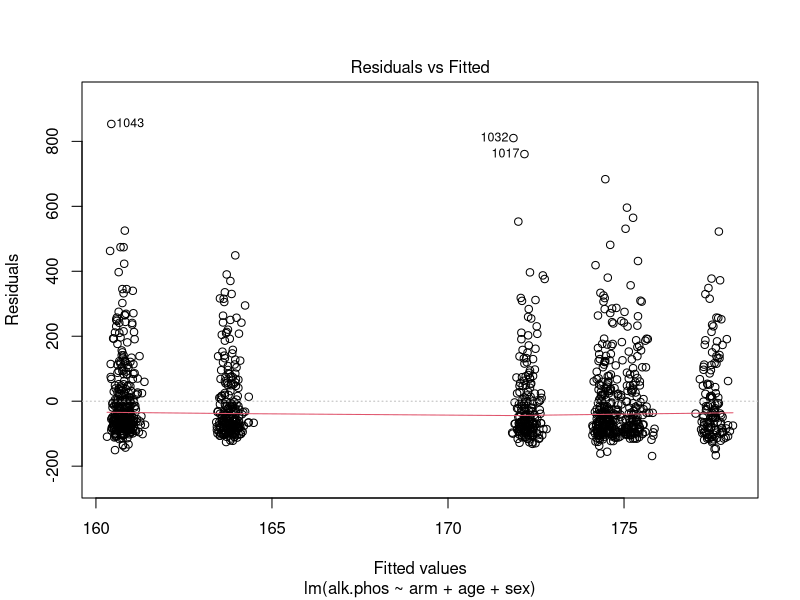
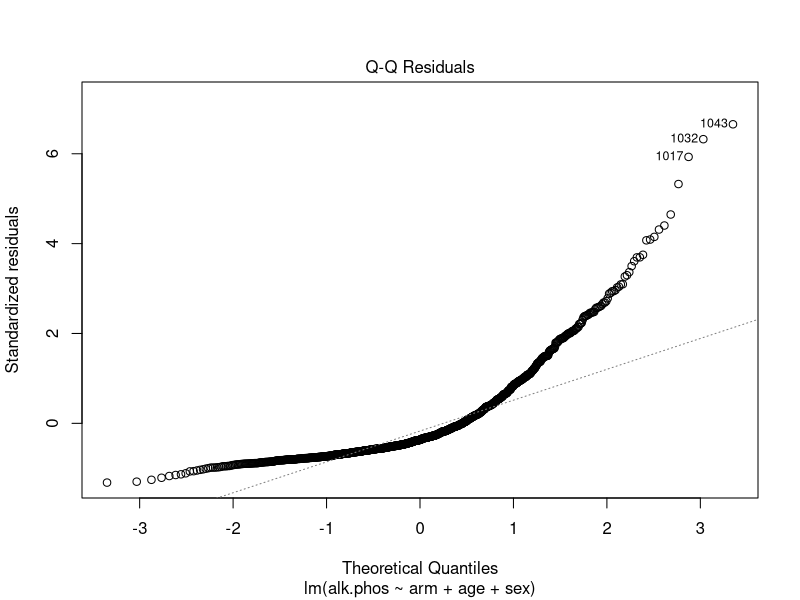
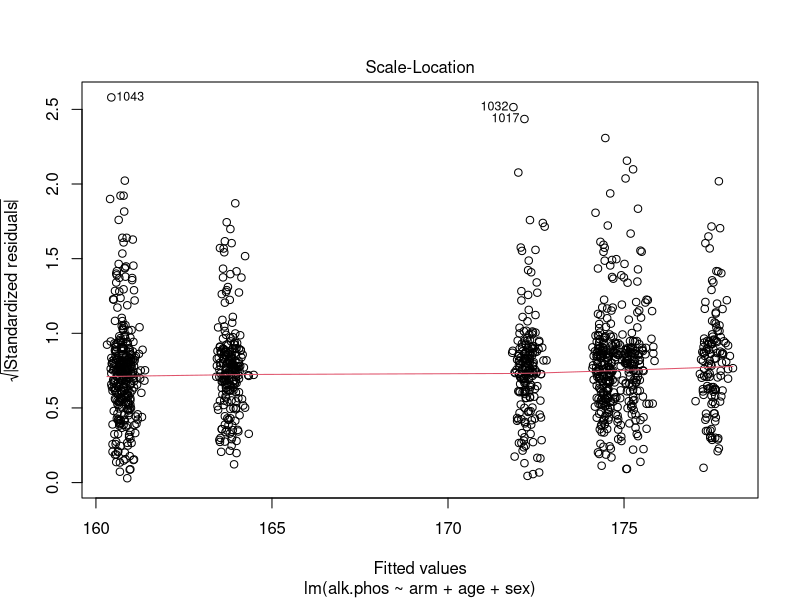
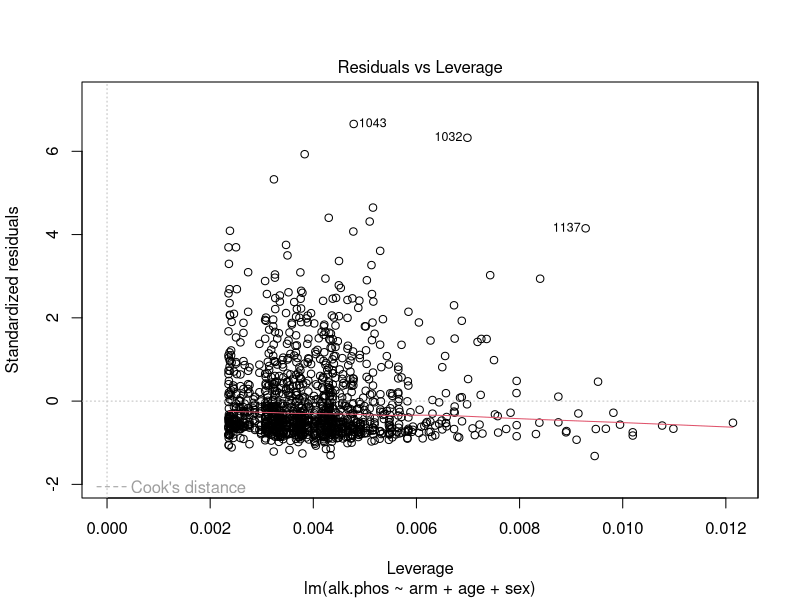
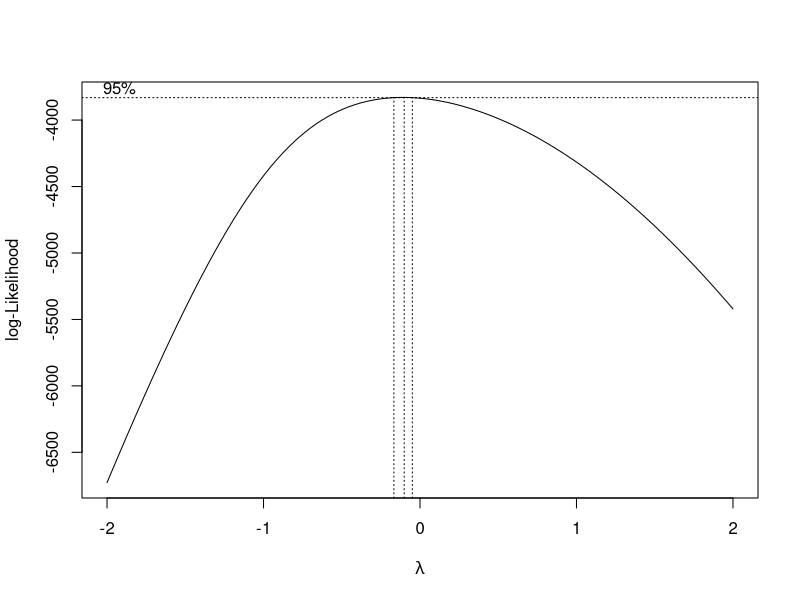
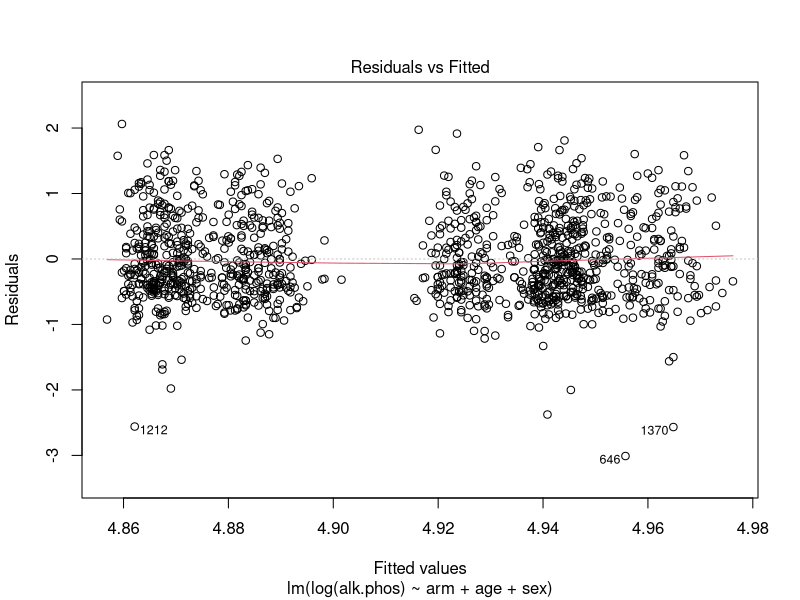
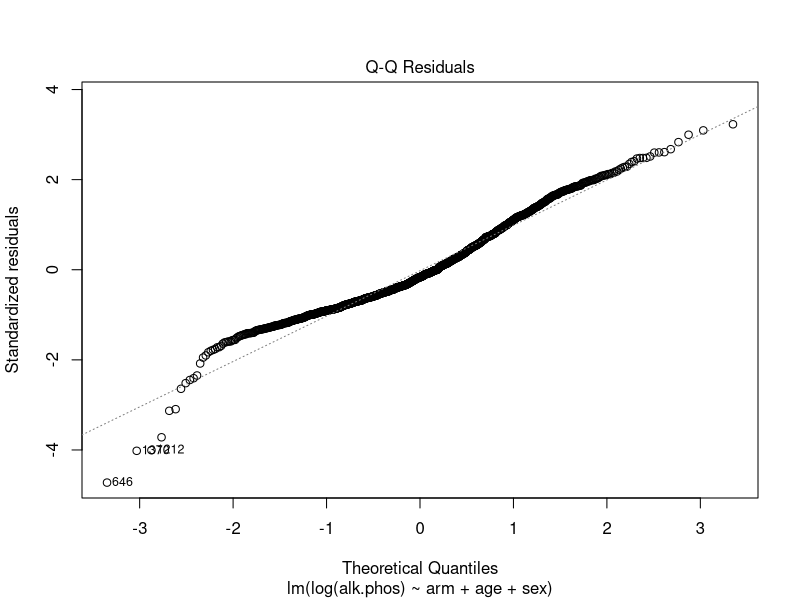
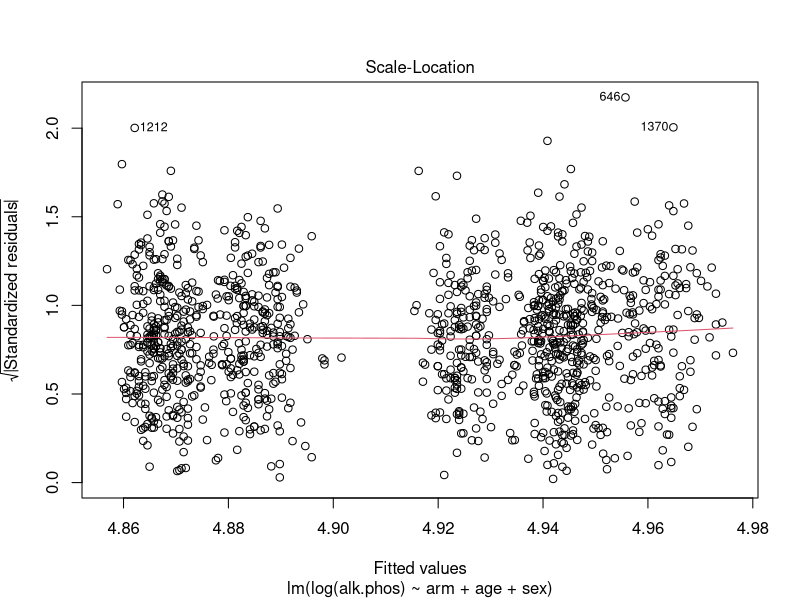

Generate these figures, in order, with R:
## ---- chunk 1
require(knitr)
require(broom)
require(gam)
require(MASS)
require(pROC)
require(rpart)
 
opts_chunk$set(comment = NA, echo=TRUE, prompt=TRUE, collapse=TRUE)

## ---- chunk 2
require(arsenal)
data(mockstudy) # load data
dim(mockstudy)  # look at how many subjects and variables are in the dataset 
# help(mockstudy) # learn more about the dataset and variables
str(mockstudy) # quick look at the data
## ---- chunk 3
tab1 <- modelsum(bmi ~ sex + age, data=mockstudy)
## ---- chunk 4
summary(tab1, text=TRUE)
## ---- chunk 5
summary(tab1)
## ---- chunk 6
as.data.frame(tab1)
## ---- chunk 7
tab2 <- modelsum(alk.phos ~ arm + ps + hgb, adjust= ~age + sex, data=mockstudy)
summary(tab2)
## ---- chunk 8
fit <- lm(alk.phos ~ arm + age + sex, data=mockstudy)
summary(fit)
plot(fit)
## ---- chunk 9
require(MASS)
boxcox(fit)
## ---- chunk 10
fit2 <- lm(log(alk.phos) ~ arm + age + sex, data=mockstudy)
summary(fit2)
plot(fit2)
## ---- chunk 11
require(gam)
fit3 <- lm(log(alk.phos) ~ arm + ns(age, df=2) + sex, data=mockstudy)

# test whether there is a difference between models 
stats::anova(fit2,fit3)

# look at functional form of age
termplot(fit3, term=2, se=T, rug=T)
## ---- chunk 12
tmp <- tidy(fit3) # coefficients, p-values
class(tmp)
tmp

glance(fit3)
## ---- chunk 13
ms.logy <- modelsum(log(alk.phos) ~ arm + ps + hgb, data=mockstudy, adjust= ~age + sex, 
                    family=gaussian,  
                    gaussian.stats=c("estimate","CI.lower.estimate","CI.upper.estimate","p.value"))
summary(ms.logy)
## ---- chunk 14
boxplot(age ~ mdquality.s, data=mockstudy, ylab=attr(mockstudy$age,'label'), xlab='mdquality.s')

fit <- glm(mdquality.s ~ age + sex, data=mockstudy, family=binomial)
summary(fit)

# create Odd's ratio w/ confidence intervals
tmp <- data.frame(summary(fit)$coef)
tmp

tmp$OR <- round(exp(tmp[,1]),2)
tmp$lower.CI <- round(exp(tmp[,1] - 1.96* tmp[,2]),2)
tmp$upper.CI <- round(exp(tmp[,1] + 1.96* tmp[,2]),2)
names(tmp)[4] <- 'P-value'

kable(tmp[,c('OR','lower.CI','upper.CI','P-value')])

# Assess the predictive ability of the model

# code using the pROC package
require(pROC)
pred <- predict(fit, type='response')
tmp <- pROC::roc(mockstudy$mdquality.s[!is.na(mockstudy$mdquality.s)]~ pred, plot=TRUE, percent=TRUE)
tmp$auc

## ---- chunk 15
tidy(fit, exp=T, conf.int=T) # coefficients, p-values, conf.intervals

glance(fit) # model summary statistics
## ---- chunk 16
summary(modelsum(mdquality.s ~ age + bmi, data=mockstudy, adjust=~sex, family=binomial))

fitall <- modelsum(mdquality.s ~ age, data=mockstudy, family=binomial,
                   binomial.stats=c("Nmiss2","OR","p.value"))
summary(fitall)
## ---- chunk 17
require(survival)

# multivariable model with all 3 terms
fit  <- coxph(Surv(fu.time, fu.stat) ~ age + sex + arm, data=mockstudy)
summary(fit)

# check proportional hazards assumption
fit.z <- cox.zph(fit)
fit.z
plot(fit.z[1], resid=FALSE) # makes for a cleaner picture in this case
abline(h=coef(fit)[1], col='red')

# check functional form for age using pspline (penalized spline)
# results are returned for the linear and non-linear components
fit2 <- coxph(Surv(fu.time, fu.stat) ~ pspline(age) + sex + arm, data=mockstudy)
fit2

# plot smoothed age to visualize why significant
termplot(fit2, se=T, terms=1)
abline(h=0)

# The c-statistic comes out in the summary of the fit
summary(fit2)$concordance

# It can also be calculated using the survConcordance function
survConcordance(Surv(fu.time, fu.stat) ~ predict(fit2), data=mockstudy)
## ---- chunk 18
tidy(fit) # coefficients, p-values

glance(fit) # model summary statistics
## ---- chunk 19
##Note: You must use quotes when specifying family="survival" 
##      family=survival will not work
summary(modelsum(Surv(fu.time, fu.stat) ~ arm, 
                 adjust=~age + sex, data=mockstudy, family="survival"))

##Note: the pspline term is not working yet
#summary(modelsum(Surv(fu.time, fu.stat) ~ arm, 
#                adjust=~pspline(age) + sex, data=mockstudy, family='survival'))
## ---- chunk 20
require(rpart) ##just to get access to solder dataset
data(solder)
hist(solder$skips)

fit <- glm(skips ~ Opening + Solder + Mask , data=solder, family=poisson)
stats::anova(fit, test='Chi')
summary(fit)
## ---- chunk 21
1-pchisq(fit$deviance, fit$df.residual)
## ---- chunk 22
fit2 <- glm(skips ~ Opening + Solder + Mask, data=solder, family=quasipoisson)
summary(fit2)
## ---- chunk 23
tidy(fit) # coefficients, p-values

glance(fit) # model summary statistics
## ---- chunk 24
summary(modelsum(skips~Opening + Solder + Mask, data=solder, family="quasipoisson"))
summary(modelsum(skips~Opening + Solder + Mask, data=solder, family="poisson"))
## ---- chunk 25
# add .01 to the follow-up time (.01*1 day) in order to keep everyone in the analysis
fit <- glm(fu.stat ~ offset(log(fu.time+.01)) + age + sex + arm, data=mockstudy, family=poisson)
summary(fit)
1-pchisq(fit$deviance, fit$df.residual)

coef(coxph(Surv(fu.time,fu.stat) ~ age + sex + arm, data=mockstudy))
coef(fit)[-1]

# results from the Poisson model can then be described as risk ratios (similar to the hazard ratio)
exp(coef(fit)[-1])

# As before, we can model the dispersion which alters the standard error
fit2 <- glm(fu.stat ~ offset(log(fu.time+.01)) + age + sex + arm, 
            data=mockstudy, family=quasipoisson)
summary(fit2)
## ---- chunk 26
tidy(fit) ##coefficients, p-values

glance(fit) ##model summary statistics
## ---- chunk 27
summary(modelsum(fu.stat ~ age, adjust=~offset(log(fu.time+.01))+ sex + arm, 
                 data=mockstudy, family=poisson))
                 
## ---- chunk 28
mycontrols  <- modelsum.control(gaussian.stats=c("estimate","std.error","adj.r.squared","Nmiss"),
                                show.adjust=FALSE, show.intercept=FALSE)                            
tab2 <- modelsum(bmi ~ age, adjust=~sex, data=mockstudy, control=mycontrols)
summary(tab2)
## ---- chunk 29
tab3 <- modelsum(bmi ~  age, adjust=~sex, data=mockstudy,
                 gaussian.stats=c("estimate","std.error","adj.r.squared","Nmiss"), 
                 show.intercept=FALSE, show.adjust=FALSE)
summary(tab3)
## ---- chunk 30
## Look at one variable's label
attr(mockstudy$age,'label')

## See all the variables with a label
unlist(lapply(mockstudy,'attr','label'))

## or
cbind(sapply(mockstudy,attr,'label'))
## ---- chunk 31
attr(mockstudy$age,'label')  <- 'Age, yrs'

tab1 <- modelsum(bmi ~  age, adjust=~sex, data=mockstudy)
summary(tab1)
## ---- chunk 32
labels(mockstudy)  <- c(age = 'Age, yrs')

tab1 <- modelsum(bmi ~  age, adjust=~sex, data=mockstudy)
summary(tab1)
## ---- chunk 33
mylabels <- list(sexFemale = "Female", age ="Age, yrs")
summary(tab1, labelTranslations = mylabels)
## ---- chunk 34
labels(tab1)
labels(tab1) <- c(sexFemale="Female", age="Baseline Age (yrs)")
labels(tab1)
## ---- chunk 35
summary(tab1)
## ---- chunk 36
summary(modelsum(age~mdquality.s+sex, data=mockstudy), show.intercept=FALSE)
## ---- chunk 37
summary(modelsum(mdquality.s ~ age + bmi, data=mockstudy, adjust=~sex, family=binomial),
        show.adjust=FALSE)  
## ---- chunk 38
# create a vector specifying the variable names
myvars <- names(mockstudy)

# select the 8th through the 12th
# paste them together, separated by the + sign
RHS <- paste(myvars[8:12], collapse="+")
RHS

# create a formula using the as.formula function
as.formula(paste('mdquality.s ~ ', RHS))

# use the formula in the modelsum function
summary(modelsum(as.formula(paste('mdquality.s ~', RHS)), family=binomial, data=mockstudy))
## ---- chunk 39
## The formulize function does the paste and as.formula steps
tmp <- formulize('mdquality.s',myvars[8:10])
tmp

## More complex formulas could also be written using formulize
tmp2 <- formulize('mdquality.s',c('ps','hgb','sqrt(bmi)'))

## use the formula in the modelsum function
summary(modelsum(tmp, data=mockstudy, family=binomial))
## ---- chunk 40
newdata <- subset(mockstudy, subset=age>50 & arm=='F: FOLFOX', select = c(age,sex, bmi:alk.phos))
dim(mockstudy)
table(mockstudy$arm)
dim(newdata)
names(newdata)
## ---- chunk 41
summary(modelsum(alk.phos ~ ., data=newdata))
## ---- chunk 42
summary(modelsum(log(alk.phos) ~ sex + ps + bmi, subset=age>50 & arm=="F: FOLFOX", data=mockstudy))
summary(modelsum(alk.phos ~ ps + bmi, adjust=~sex, subset = age>50 & bmi<24, data=mockstudy))
summary(modelsum(alk.phos ~ ps + bmi, adjust=~sex, subset=1:30, data=mockstudy))
## ---- chunk 43
## create a variable combining the levels of mdquality.s and sex
with(mockstudy, table(interaction(mdquality.s,sex)))
## ---- chunk 44
summary(modelsum(age ~ interaction(mdquality.s,sex), data=mockstudy))
## ---- chunk 45
summary(modelsum(arm=="F: FOLFOX" ~ I(age/10) + log(bmi) + mdquality.s,
                 data=mockstudy, family=binomial))
## ---- chunk 46
mytab <- modelsum(bmi ~ sex + alk.phos + age, data=mockstudy)
mytab2 <- mytab[c('age','sex','alk.phos')]
summary(mytab2)
summary(mytab[c('age','sex')])
summary(mytab[c(3,1)])
## ---- chunk 47
## demographics
tab1 <- modelsum(bmi ~ sex + age, data=mockstudy)
## lab data
tab2 <- modelsum(mdquality.s ~ hgb + alk.phos, data=mockstudy, family=binomial)
                
tab12 <- merge(tab1, tab2, all = TRUE)
class(tab12)
summary(tab12)
## ---- chunk 48
t1 <- modelsum(bmi ~ sex + age, data=mockstudy)
summary(t1, title='Demographics')
## ---- chunk 49
## look at how many missing values there are for each variable
apply(is.na(mockstudy),2,sum)
## ---- chunk 50
## Show how many subjects have each variable (non-missing)
summary(modelsum(bmi ~ ast + age, data=mockstudy,
                control=modelsum.control(gaussian.stats=c("N","estimate"))))

## Always list the number of missing values
summary(modelsum(bmi ~ ast + age, data=mockstudy,
                control=modelsum.control(gaussian.stats=c("Nmiss2","estimate"))))

## Only show the missing values if there are some (default)
summary(modelsum(bmi ~ ast + age, data=mockstudy, 
                control=modelsum.control(gaussian.stats=c("Nmiss","estimate"))))

## Don't show N at all
summary(modelsum(bmi ~ ast + age, data=mockstudy, 
                control=modelsum.control(gaussian.stats=c("estimate"))))
## ---- chunk 51
summary(modelsum(bmi ~ sex + age + fu.time, data=mockstudy), digits=4, digits.test=2)
## ---- chunk 52
mockstudy$agegp <- cut(mockstudy$age, breaks=c(18,50,60,70,90), right=FALSE)

## create weights based on agegp and sex distribution
tab1 <- with(mockstudy,table(agegp, sex))
tab1
tab2 <- with(mockstudy, table(agegp, sex, arm))
gpwts <- rep(tab1, length(unique(mockstudy$arm)))/tab2

## apply weights to subjects
index <- with(mockstudy, cbind(as.numeric(agegp), as.numeric(sex), as.numeric(as.factor(arm)))) 
mockstudy$wts <- gpwts[index]

## show weights by treatment arm group
tapply(mockstudy$wts,mockstudy$arm, summary)
## ---- chunk 53
mockstudy$newvarA <- as.numeric(mockstudy$arm=='A: IFL')
tab1 <- modelsum(newvarA ~ ast + bmi + hgb, data=mockstudy, subset=(arm !='G: IROX'), 
                 family=binomial)
summary(tab1, title='No Case Weights used')

suppressWarnings({
tab2 <- modelsum(newvarA ~ ast + bmi + hgb, data=mockstudy, subset=(arm !='G: IROX'), 
                 weights=wts, family=binomial)
summary(tab2, title='Case Weights used')
})
## ---- chunk 54
summary(tab2, text=T)
tmp <- as.data.frame(summary(tab2, text = TRUE))
tmp
# write.csv(tmp, '/my/path/here/mymodel.csv')
## ---- chunk 55
summary(modelsum(list(age, hgb) ~ bmi + sex, adjust = ~ arm, data = mockstudy))
## ---- chunk 56
summary(modelsum(list(age, hgb) ~ bmi + sex, adjust = ~ arm, data = mockstudy), term.name = TRUE)
## ---- chunk 57
summary(modelsum(list(age, hgb) ~ bmi + sex, strata = arm, data = mockstudy))
## ---- chunk 58
adj.list <- list(
  Unadjusted = ~ 1, # can also specify NULL here
  "Adjusted for Arm" = ~ arm
)
multi.adjust <- modelsum(list(age, bmi) ~ fu.time + ast, adjust = adj.list, data = mockstudy)
summary(multi.adjust, adjustment.names = TRUE)
summary(multi.adjust, adjustment.names = TRUE, show.intercept = FALSE, show.adjust = FALSE)
## ---- chunk 59
args(modelsum.control)
## ---- chunk 60
args(arsenal:::summary.modelsum)
